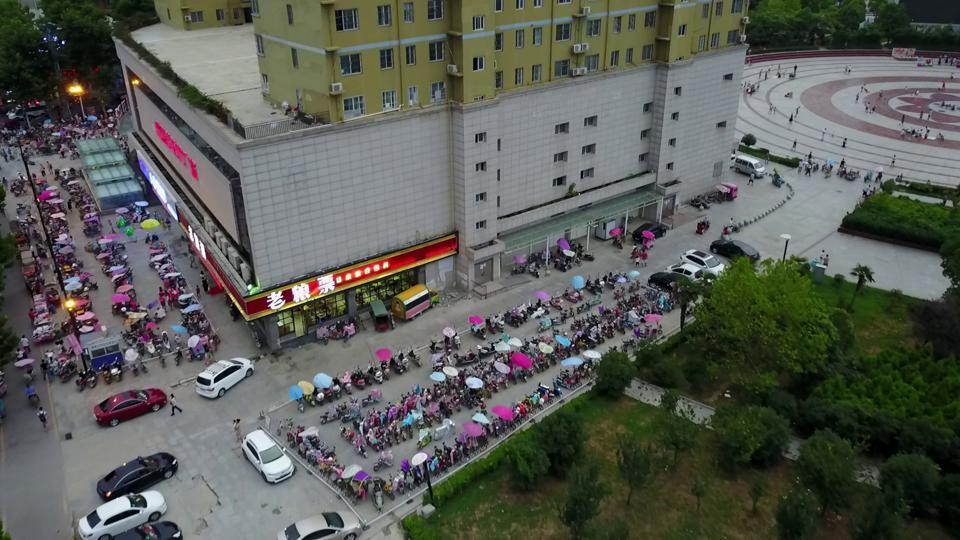
#> input picture test.jpg, 960 x 540 px
$ python -i gmc.py   (imports and definitions only)
#> lines starting #> are read from the running program, lines starting #| are printed output that depends on the picture
#> further down, picture is the input picture: shape (540, 960, 3); mean B, G, R 85.1, 91.6, 88.8
# Ultralytics 🚀 AGPL-3.0 License - https://ultralytics.com/license

import copy

import cv2
import numpy as np

class GMC:
    """
    Generalized Motion Compensation (GMC) class for tracking and object detection in video frames.

    This class provides methods for tracking and detecting objects based on several tracking algorithms including ORB,
    SIFT, ECC, and Sparse Optical Flow. It also supports downscaling of frames for computational efficiency.

    Attributes:
        method (str): The tracking method to use. Options include 'orb', 'sift', 'ecc', 'sparseOptFlow', 'none'.
        downscale (int): Factor by which to downscale the frames for processing.
        prevFrame (np.ndarray): Previous frame for tracking.
        prevKeyPoints (list): Keypoints from the previous frame.
        prevDescriptors (np.ndarray): Descriptors from the previous frame.
        initializedFirstFrame (bool): Flag indicating if the first frame has been processed.

    Methods:
        apply: Apply the chosen method to a raw frame and optionally use provided detections.
        apply_ecc: Apply the ECC algorithm to a raw frame.
        apply_features: Apply feature-based methods like ORB or SIFT to a raw frame.
        apply_sparseoptflow: Apply the Sparse Optical Flow method to a raw frame.
        reset_params: Reset the internal parameters of the GMC object.

    Examples:
        Create a GMC object and apply it to a frame
        >>> gmc = GMC(method="sparseOptFlow", downscale=2)
        >>> frame = np.array([[1, 2, 3], [4, 5, 6]])
        >>> processed_frame = gmc.apply(frame)
        >>> print(processed_frame)
        array([[1, 2, 3],
               [4, 5, 6]])
    """

    def __init__(self, method: str = "sparseOptFlow", downscale: int = 2) -> None:
        """
        Initialize a Generalized Motion Compensation (GMC) object with tracking method and downscale factor.

        Args:
            method (str): The tracking method to use. Options include 'orb', 'sift', 'ecc', 'sparseOptFlow', 'none'.
            downscale (int): Downscale factor for processing frames.

        Examples:
            Initialize a GMC object with the 'sparseOptFlow' method and a downscale factor of 2
            >>> gmc = GMC(method="sparseOptFlow", downscale=2)
        """
        super().__init__()

        self.method = method
        self.downscale = max(1, downscale)

        if self.method == "orb":
            self.detector = cv2.FastFeatureDetector_create(20)
            self.extractor = cv2.ORB_create()
            self.matcher = cv2.BFMatcher(cv2.NORM_HAMMING)

        elif self.method == "sift":
            self.detector = cv2.SIFT_create(nOctaveLayers=3, contrastThreshold=0.02, edgeThreshold=20)
            self.extractor = cv2.SIFT_create(nOctaveLayers=3, contrastThreshold=0.02, edgeThreshold=20)
            self.matcher = cv2.BFMatcher(cv2.NORM_L2)

        elif self.method == "ecc":
            number_of_iterations = 5000
            termination_eps = 1e-6
            self.warp_mode = cv2.MOTION_EUCLIDEAN
            self.criteria = (cv2.TERM_CRITERIA_EPS | cv2.TERM_CRITERIA_COUNT, number_of_iterations, termination_eps)

        elif self.method == "sparseOptFlow":
            self.feature_params = dict(
                maxCorners=1000, qualityLevel=0.01, minDistance=1, blockSize=3, useHarrisDetector=False, k=0.04
            )

        elif self.method in {"none", "None", None}:
            self.method = None
        else:
            raise ValueError(f"Error: Unknown GMC method: {method}")

        self.prevFrame = None
        self.prevKeyPoints = None
        self.prevDescriptors = None
        self.initializedFirstFrame = False

    def apply(self, raw_frame: np.ndarray, detections: list = None) -> np.ndarray:
        """
        Apply object detection on a raw frame using the specified method.

        Args:
            raw_frame (np.ndarray): The raw frame to be processed, with shape (H, W, C).
            detections (List | None): List of detections to be used in the processing.

        Returns:
            (np.ndarray): Transformation matrix with shape (2, 3).

        Examples:
            >>> gmc = GMC(method="sparseOptFlow")
            >>> raw_frame = np.random.rand(480, 640, 3)
            >>> transformation_matrix = gmc.apply(raw_frame)
            >>> print(transformation_matrix.shape)
            (2, 3)
        """
        if self.method in {"orb", "sift"}:
            return self.apply_features(raw_frame, detections)
        elif self.method == "ecc":
            return self.apply_ecc(raw_frame)
        elif self.method == "sparseOptFlow":
            return self.apply_sparseoptflow(raw_frame)
        else:
            return np.eye(2, 3)

    # [187 lines left out: functions apply_ecc, apply_features, not called in this run]

    def apply_sparseoptflow(self, raw_frame: np.ndarray) -> np.ndarray:
        """
        Apply Sparse Optical Flow method to a raw frame.

        Args:
            raw_frame (np.ndarray): The raw frame to be processed, with shape (H, W, C).

        Returns:
            (np.ndarray): Transformation matrix with shape (2, 3).

        Examples:
            >>> gmc = GMC()
            >>> result = gmc.apply_sparseoptflow(np.array([[[1, 2, 3], [4, 5, 6]], [[7, 8, 9], [10, 11, 12]]]))
            >>> print(result)
            [[1. 0. 0.]
             [0. 1. 0.]]
        """
        height, width, _ = raw_frame.shape
#> height = 540; width = 960
        frame = cv2.cvtColor(raw_frame, cv2.COLOR_BGR2GRAY)
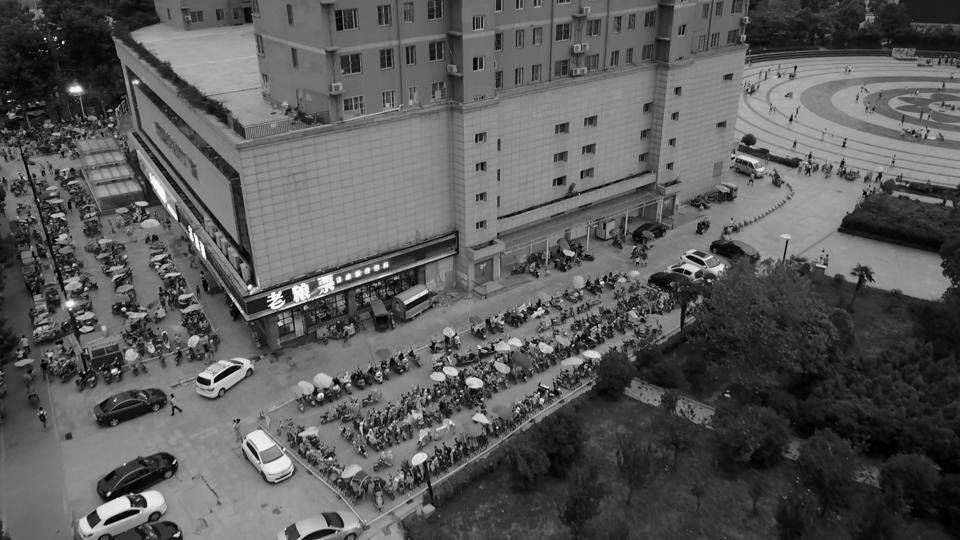
#> frame: shape (540, 960); min 0, max 255, mean 90
        H = np.eye(2, 3)

        # Downscale image
        if self.downscale > 1.0:
            frame = cv2.resize(frame, (width // self.downscale, height // self.downscale))
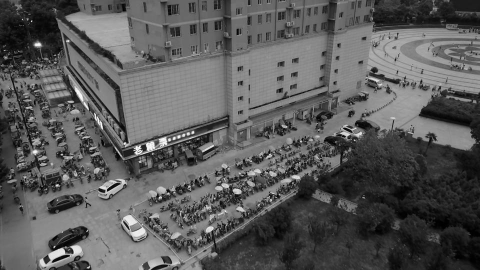
#> frame: shape (270, 480); min 0, max 253, mean 90.1

        # Find the keypoints
        keypoints = cv2.goodFeaturesToTrack(frame, mask=None, **self.feature_params)
#> keypoints = 1000 rows, first 8: [193, 132], [104, 191], [107, 190], [56, 185], [65, 253], [169, 139], [346, 136], [173, 138]

        # Handle first frame
        if not self.initializedFirstFrame or self.prevKeyPoints is None:
            self.prevFrame = frame.copy()
            self.prevKeyPoints = copy.copy(keypoints)
#> self.prevKeyPoints has the same summary as keypoints
            self.initializedFirstFrame = True
            return H

        # Find correspondences
        matchedKeypoints, status, _ = cv2.calcOpticalFlowPyrLK(self.prevFrame, frame, self.prevKeyPoints, None)

        # Leave good correspondences only
        prevPoints = []
        currPoints = []

        for i in range(len(status)):
            if status[i]:
                prevPoints.append(self.prevKeyPoints[i])
                currPoints.append(matchedKeypoints[i])

        prevPoints = np.array(prevPoints)
        currPoints = np.array(currPoints)

        # Find rigid matrix
        if (prevPoints.shape[0] > 4) and (prevPoints.shape[0] == currPoints.shape[0]):
            H, _ = cv2.estimateAffinePartial2D(prevPoints, currPoints, cv2.RANSAC)

            if self.downscale > 1.0:
                H[0, 2] *= self.downscale
                H[1, 2] *= self.downscale
        else:
            LOGGER.warning("WARNING: not enough matching points")

        self.prevFrame = frame.copy()
        self.prevKeyPoints = copy.copy(keypoints)

        return H

    # [6 lines left out: function reset_params, not called in this run]

>>> import cv2
>>> picture = cv2.imread('../../test.jpg')
>>> result = GMC().apply(picture)
#> result = [[1, 0, 0], [0, 1, 0]]

$ run again, on 0000006_00159_d_0000001.jpg
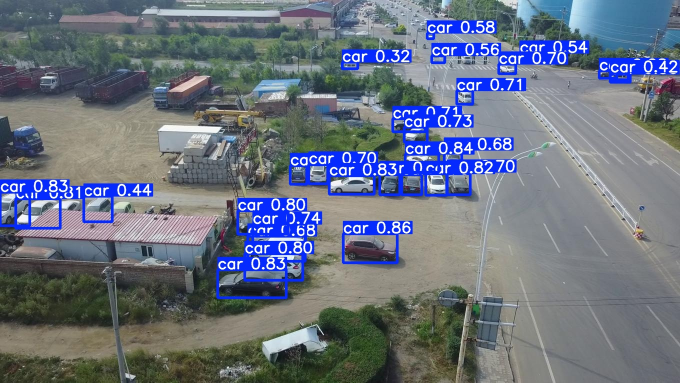
#> input picture 0000006_00159_d_0000001.jpg, 1360 x 765 px (shown at 1/2 size)
#> picture is the input picture: shape (765, 1360, 3); mean B, G, R 127.8, 114.5, 106.4
#> in apply_sparseoptflow, `frame = cv2.cvtColor(raw_frame, cv2.COLOR_BGR2GRAY)`:
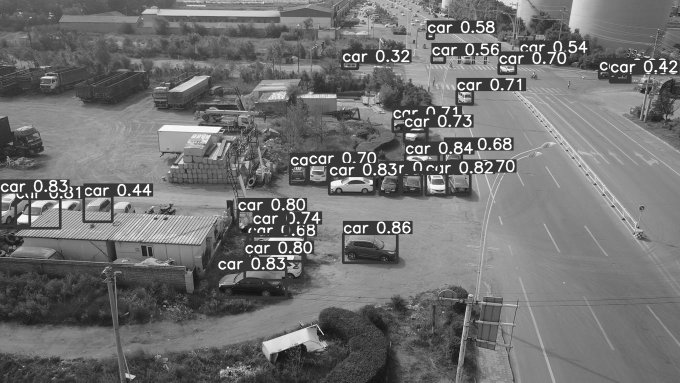
#> frame: shape (765, 1360) (shown at 1/2 size); min 1, max 255, mean 113.6
#> in apply_sparseoptflow, `frame = cv2.resize(frame, (width // self.downscale, height // self.dow..`:
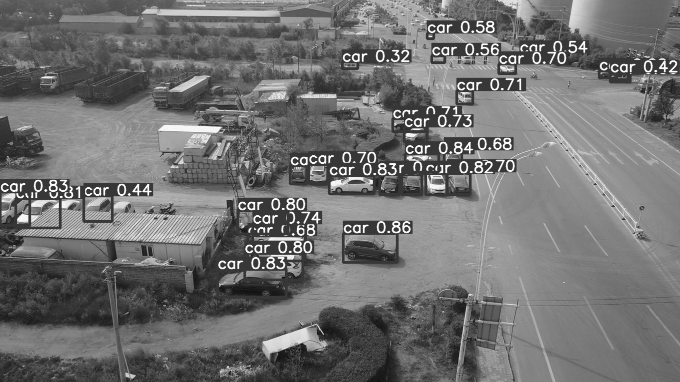
#> frame: shape (382, 680); min 17, max 254, mean 113.4
#> keypoints = 1000 rows, first 8: [45, 190], [298, 222], [293, 234], [387, 60], [472, 31], [394, 164], [544, 62], [502, 89]
#> self.prevKeyPoints has the same summary as keypoints
#> result = [[1, 0, 0], [0, 1, 0]]
